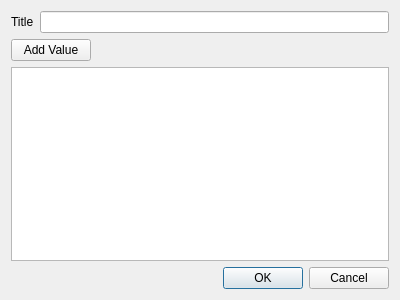
<?xml version="1.0" encoding="UTF-8"?>
<ui version="4.0">
 <class>EntryDialog</class>
 <widget class="QDialog" name="EntryDialog">
  <property name="geometry">
   <rect>
    <x>0</x>
    <y>0</y>
    <width>400</width>
    <height>300</height>
   </rect>
  </property>
  <property name="windowTitle">
   <string>Dialog</string>
  </property>
  <layout class="QVBoxLayout" name="verticalLayout">
   <item>
    <layout class="QHBoxLayout" name="horizontalLayout">
     <item>
      <widget class="QLabel" name="label">
       <property name="text">
        <string>Title</string>
       </property>
      </widget>
     </item>
     <item>
      <widget class="QLineEdit" name="leTitle"/>
     </item>
    </layout>
   </item>
   <item>
    <layout class="QHBoxLayout" name="horizontalLayout_2">
     <item>
      <widget class="QPushButton" name="pushButton">
       <property name="text">
        <string>Add Value</string>
       </property>
      </widget>
     </item>
     <item>
      <spacer name="horizontalSpacer">
       <property name="orientation">
        <enum>Qt::Horizontal</enum>
       </property>
       <property name="sizeHint" stdset="0">
        <size>
         <width>40</width>
         <height>20</height>
        </size>
       </property>
      </spacer>
     </item>
    </layout>
   </item>
   <item>
    <widget class="QTableView" name="tableView"/>
   </item>
   <item>
    <widget class="QDialogButtonBox" name="buttonBox">
     <property name="orientation">
      <enum>Qt::Horizontal</enum>
     </property>
     <property name="standardButtons">
      <set>QDialogButtonBox::Cancel|QDialogButtonBox::Ok</set>
     </property>
    </widget>
   </item>
  </layout>
 </widget>
 <resources/>
 <connections>
  <connection>
   <sender>buttonBox</sender>
   <signal>accepted()</signal>
   <receiver>EntryDialog</receiver>
   <slot>accept()</slot>
   <hints>
    <hint type="sourcelabel">
     <x>248</x>
     <y>254</y>
    </hint>
    <hint type="destinationlabel">
     <x>157</x>
     <y>274</y>
    </hint>
   </hints>
  </connection>
  <connection>
   <sender>buttonBox</sender>
   <signal>rejected()</signal>
   <receiver>EntryDialog</receiver>
   <slot>reject()</slot>
   <hints>
    <hint type="sourcelabel">
     <x>316</x>
     <y>260</y>
    </hint>
    <hint type="destinationlabel">
     <x>286</x>
     <y>274</y>
    </hint>
   </hints>
  </connection>
 </connections>
</ui>
